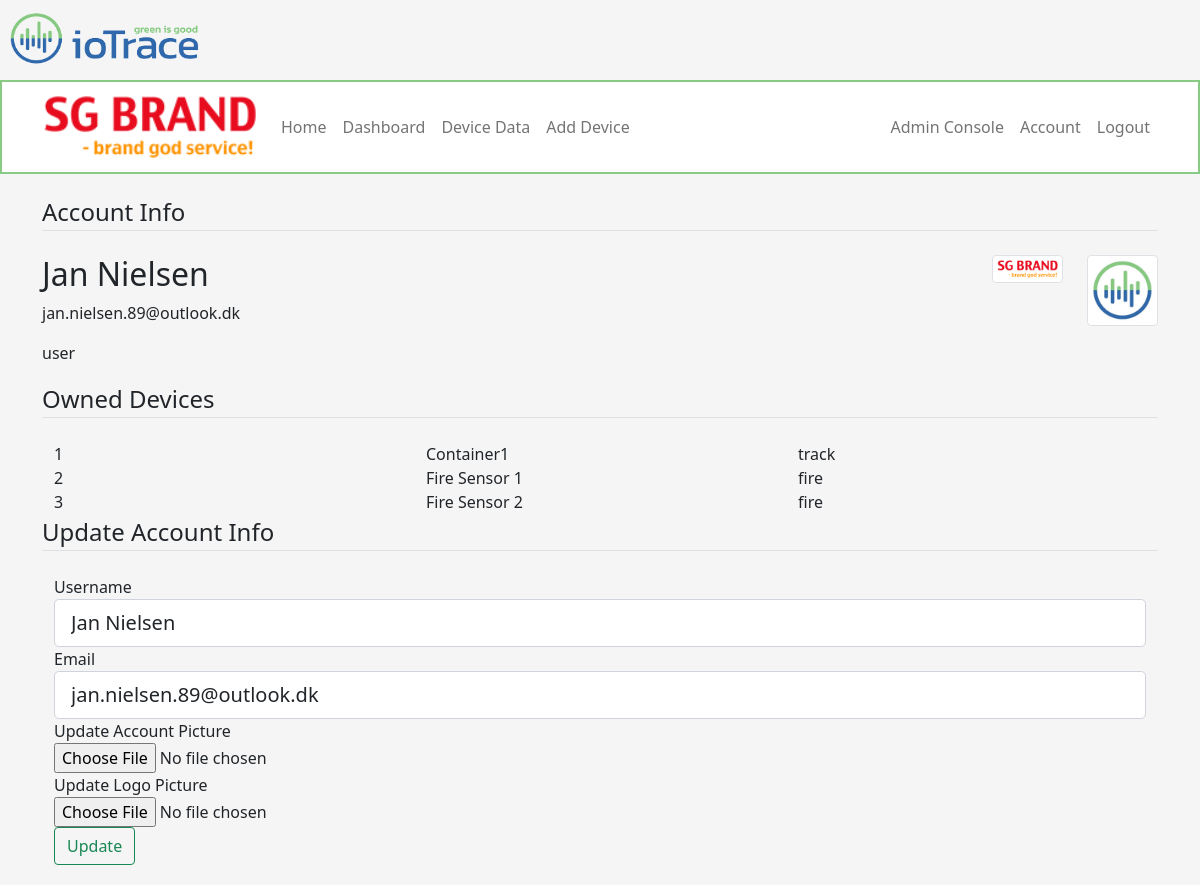
Page /account (signed in) on the committed database.
### iotrace/models.py (models this page shows, shortened)
class User(db.Model, UserMixin):
    id = db.Column(db.Integer, primary_key=True)
    username = db.Column(db.String(20), nullable=False)
    email = db.Column(db.String(120), unique=True, nullable=False)
    image_file = db.Column(db.String(20), nullable=False, default='default.jpg')
    logo_file = db.Column(db.String(20), nullable=False, default='ioTrace.jpg')
    role = db.Column(db.String(6), nullable=False, default='user')
    password = db.Column(db.String(60), nullable=False)
    devices = db.relationship('Device', cascade='all, delete-orphan', backref='owner', lazy=True)

class Device(db.Model):
    id = db.Column(db.Integer, primary_key=True)
    devicename = db.Column(db.String(100), nullable=False)
    device_mac = db.Column(db.String(20), unique=True, nullable=False)
    devicetype = db.Column(db.String(50), nullable=False)
    user_id = db.Column(db.Integer, db.ForeignKey('user.id'), nullable=False)
    data_device = db.relationship('DeviceData', cascade='all, delete-orphan', backref='ref_data_device', lazy=True)
    trigger_trackingdevice = db.relationship('TrackingDeviceTrigger', cascade='all, delete-orphan', backref='ref_trig_track', lazy=True)

### iotrace/accounts/routes.py (the view)
@accounts.route('/account', methods=['GET', 'POST'])
@login_required
def account():
    form = UpdateAccountForm()
    if form.validate_on_submit():
        if form.picture.data:
            picture_file = save_picture(form.picture.data)
            current_user.image_file = picture_file
        if form.logo.data:
            logo_file = save_logo(form.logo.data)
            current_user.logo_file = logo_file
        current_user.username = form.username.data
        current_user.email = form.email.data
        db.session.commit()
        flash('Your account has been updated!', 'success')
        return redirect(url_for('accounts.account'))
    elif request.method == 'GET':
        form.username.data = current_user.username
        form.email.data = current_user.email
    image_file = url_for('static', filename='images/profile_pics/' + current_user.image_file)
    logo_file = url_for('static', filename='images/account/' + current_user.logo_file)
    devices = Device.query.filter_by(user_id=current_user.id)
    return render_template('accounts/account.html', title='Account', image_file=image_file, logo_file=logo_file, devices=devices, form=form)

### iotrace/accounts/forms.py (shortened to what this page needs)
class UpdateAccountForm(FlaskForm):
    username = StringField('Username', validators=[DataRequired(), Length(min=2, max=20)], render_kw={"placeholder": "Username"})
    email = StringField('Email', validators=[DataRequired(), Email()], render_kw={"placeholder": "Email"})
    picture = FileField('Update Account Picture', validators=[FileAllowed(['jpg', 'png'])])
    logo = FileField('Update Logo Picture', validators=[FileAllowed(['jpg', 'png'])])
    submit = SubmitField('Update')

### iotrace/models.py (called while the page is built)
@login_manager.user_loader
def load_user(user_id):
    return User.query.get(int(user_id))

### iotrace/templates/accounts/account.html (shortened to what this page needs)
{% extends "layout.html" %}
{% set active_page = "home" %}
{% block content %}
<legend class="border-bottom mb-4">Account Info</legend>
<div class="row">
    <div class="col-10">
        <h2>{{ current_user.username }}</h2>
        <p>{{ current_user.email }}</p>
        <p>{{ current_user.role }}</p>
    </div>
    <div class="col">
        <img class="img-thumbnail" src="{{ logo_file }}" class="img-fluid" width="200" height="80" >
    </div>
    <div class="col">
        <img class="img-thumbnail" src="{{ image_file }}" class="img-fluid" width="200" height="200" >
    </div>
</div>
<legend class="border-bottom mb-4">Owned Devices</legend>
<div class="container">
    {% for device in devices %}
    <div class="row">
        <div class="col">
            {{device.id}}
        </div>
        <div class="col">
            {{device.devicename}}
        </div>
        <div class="col">
            {{device.devicetype}}
        </div>
    </div>
    {% endfor %}
</div>
<legend class="border-bottom mb-4">Update Account Info</legend>
<div class="container">
    <form method="POST" action="" enctype="multipart/form-data">
        <fieldset class="form-group">
            <div class="form-group">
                {{ form.username.label(class="form-control-label") }}
                {% if form.username.errors %}
                    {{ form.username(class="form-control form-control-lg is-invalid") }}
                    <div class="invalid-feedback">
                        {% for error in form.username.errors %}
                            <span>{{ error }}</span>
                        {% endfor %}
                    </div>
                {% else %}
                    {{ form.username(class="form-control form-control-lg") }}
                {% endif %}
            </div>
            <div class="form-group">
                {{ form.email.label(class="form-control-label") }}
                {% if form.email.errors %}
                    {{ form.email(class="form-control form-control-lg is-invalid") }}
                    <div class="invalid-feedback">
                        {% for error in form.email.errors %}
                            <span>{{ error }}</span>
                        {% endfor %}
                    </div>
                {% else %}
                    {{ form.email(class="form-control form-control-lg") }}
                {% endif %}
            </div>
            <div class="form-group">
                {{ form.picture.label() }}</br>
                {{ form.picture(class="form-control-file") }}</br>
            </div>
            <div class="form-group">
                {{ form.logo.label() }}</br>
                {{ form.logo(class="form-control-file") }}</br>
            </div>
        </fieldset>
        <div class="form-group">
            {{ form.submit(class="btn btn-outline-success") }}
        </div>
    </form>
</div>
{% endblock content %}

### iotrace/templates/layout.html (shortened to what this page needs)
<!doctype html>
<html lang="en">
    <head>
        <link href="{{url_for('static', filename='css/bootstrap.min.css')}}" rel="stylesheet">
        <link href="{{url_for('static', filename='css/navbar.css')}}" rel="stylesheet">
    </head>
    <body style="background-color: #f5f5f5">
        <header>
            <img src="{{ url_for('static', filename='images/ioTrace.png') }}" alt="" width="215" height="80">
            <nav class="navbar navbar-expand-sm navbar-light bg-white" aria-label="Third navbar example" style="border:2px solid #89ca84;">
                <div class="container">
                    <a class="navbar-brand" href="/">
                        <img src="{{ url_for('static', filename='images/account/' + current_user.logo_file) }}" alt="123" width="215" height=100% class="center" >
                    </a>
                    <div class="navbar-collapse collapse" id="Navbar">
                        <ul class="navbar-nav me-auto">
                            <li class="nav-item">
                                <a class="nav-link" href="{{ url_for('main.home') }}">Home</a>
                            </li>
                            {% if current_user.is_authenticated %}
                            <li class="nav-item">
                                <a class="nav-link" href="{{ url_for('devices.curl_dashboard') }}">Dashboard</a>
                            </li>
                            <li class="nav-item">
                                {% if current_user.devices|length > 0 %}
                                <a class="nav-link" href="{{ url_for('devices.curl_device', device_id=current_user.devices[0].id) }}">Device Data</a>
                                {% endif %}
                            </li>
                            <li class="nav-item">
                                <a class="nav-link" href="{{ url_for('devices.add_device') }}">Add Device</a>
                            </li>
                            {% endif %}
                        </ul>
                    </div>
                    <div class="navbar-collapse collapse" id="Navbar">
                        <ul class="navbar-nav ms-auto">
                            {% if current_user.is_authenticated %}
                            {% if current_user.id == 1 or current_user.role == 'admin' %}
                            <li class="nav-item">
                                <a class="nav-link" href="/admin">Admin Console</a>
                            </li>
                            {% endif %}
                            <li class="nav-item">
                                <a class="nav-link" href="{{ url_for('accounts.account') }}">Account</a>
                            </li>
                            <li class="nav-item">
                                <a class="nav-link" href="{{ url_for('accounts.logout') }}">Logout</a>
                            </li>
                            {% endif %}
                        </ul>
                    </div>
                </div>
            </nav>
        </header>
        <main role="main" class="container">
                    {% block content %}{% endblock %}
        </main>
    </body>
</html>

### iotrace/static/css/navbar.css (style rules this page uses)
body { padding-bottom: 20px; }
.navbar { margin-bottom: 20px; }

### rows in the picture
User: logo_file (picture), username "Jan Nielsen", email "jan.nielsen.89@outlook.dk", role "user"
Device: id "1", devicename "Container1", devicetype "track"
Device: id "2", devicename "Fire Sensor 1", devicetype "fire"
Device: id "3", devicename "Fire Sensor 2", devicetype "fire"
